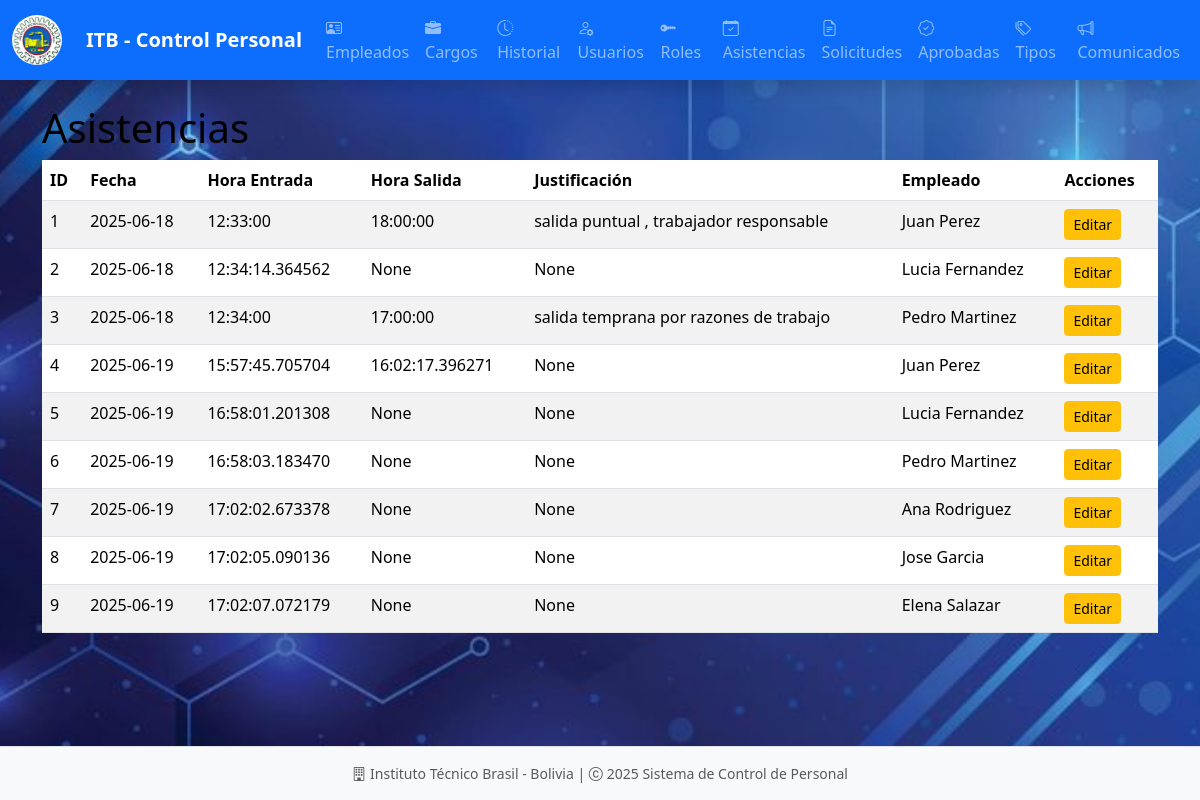
The page /asistencias/ on the database as committed earlier.
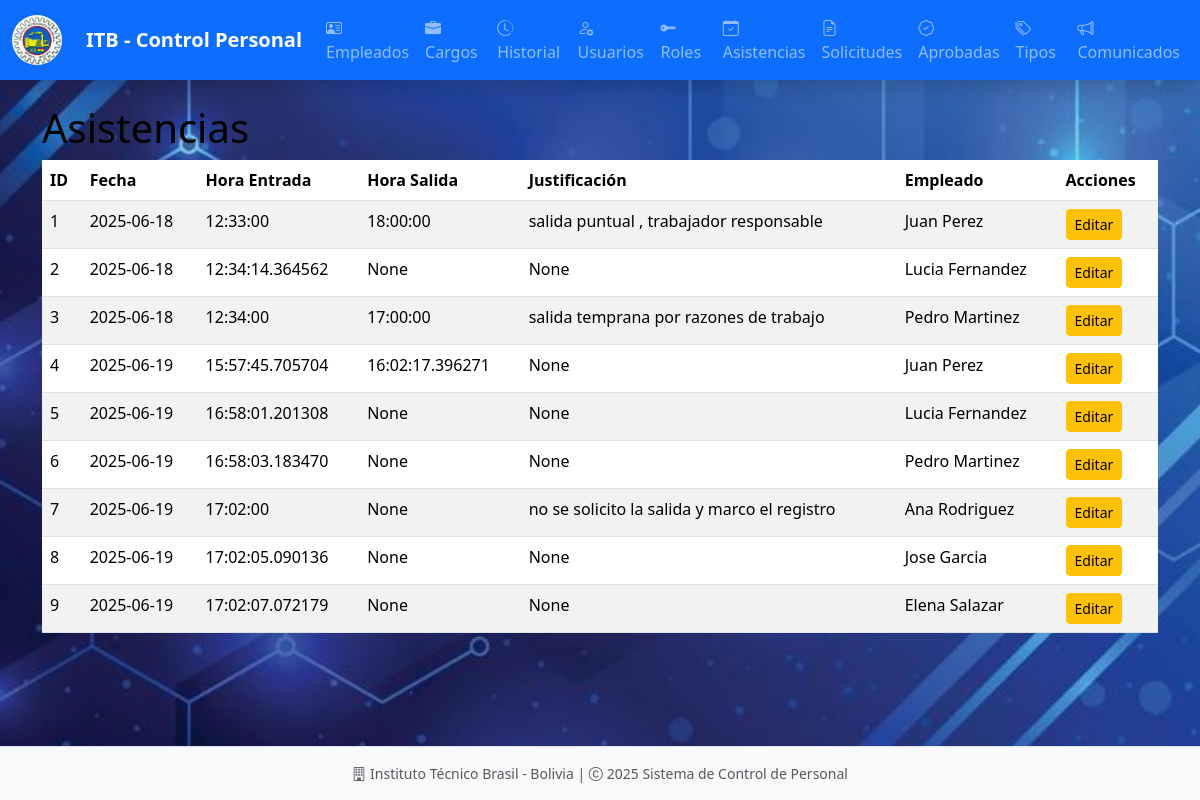
The same page on the database as committed later.
### models/asistencia_model.py (models this page shows, shortened)
class Asistencia(db.Model):
    __tablename__ = "asistencias"
    id = db.Column(db.Integer, primary_key=True)
    fecha = db.Column(db.Date, nullable=False, default=date.today)
    hora_entrada = db.Column(db.Time)
    hora_salida = db.Column(db.Time)
    justificacion = db.Column(db.Text)
    empleado_id = db.Column(db.Integer, db.ForeignKey('empleados.id'), nullable=False)
    empleado = db.relationship('Empleado', back_populates='asistencias')
    @staticmethod
    def get_all():
        return Asistencia.query.all()

### models/empleado_model.py (models this page shows, shortened)
class Empleado(db.Model):
    __tablename__ = "empleados"
    id = db.Column(db.Integer, primary_key=True)
    nombre = db.Column(db.String(255), nullable=False)
    apellido = db.Column(db.String(255), nullable=False)
    ci = db.Column(db.String(20), nullable=False, unique=True)
    email = db.Column(db.String(255), nullable=False, unique=True)
    telefono = db.Column(db.String(20), nullable=False)
    fecha = db.Column(db.DateTime, nullable=False, default=datetime.utcnow)
    cargo_id = db.Column(db.Integer, db.ForeignKey('cargos.id'), nullable=False)
    cargo = db.relationship('Cargo', back_populates='empleados')
    usuarios = db.relationship('Usuario', back_populates='empleado', uselist=False)
    asistencias = db.relationship('Asistencia', back_populates='empleado', cascade='all, delete-orphan')
    historial_laboral = db.relationship('Historial', back_populates='empleado', cascade='all, delete-orphan')
    licencias_aprobadas = db.relationship('LicenciaAprobada', back_populates='empleado', cascade='all, delete-orphan')
    solicitudes_licencia = db.relationship('SolicitudLicencia', back_populates='empleado', cascade='all, delete-orphan')
    def delete(self):
        db.session.delete(self)
        db.session.commit()

### controllers/asistencia_controller.py (the view)
@asistencia_bp.route('/')
def index():
    asistencias = Asistencia.get_all()
    return asistencia_view.list(asistencias)

### run.py (called while the page is built)
@app.context_processor
def inject_active_path():
    def is_active(path):
        return 'active' if request.path == path else ''
    return(dict(is_active = is_active))

### views/asistencia_view.py (called while the page is built)
def list(asistencias):
    return render_template('admin/asistencias/index.html', asistencias=asistencias)

### templates/admin/asistencias/index.html (shortened to what this page needs)
{% extends 'admin/base.html' %}
{% block content %}
<h1>Asistencias</h1>
<table class="table table-striped">
    <thead>
        <tr>
            <th>ID</th>
            <th>Fecha</th>
            <th>Hora Entrada</th>
            <th>Hora Salida</th>
            <th>Justificación</th>
            <th>Empleado</th>
            <th>Acciones</th>
        </tr>
    </thead>
    <tbody>
        {% for a in asistencias %}
        <tr>
            <td>{{ a.id }}</td>
            <td>{{ a.fecha }}</td>
            <td>{{ a.hora_entrada }}</td>
            <td>{{ a.hora_salida }}</td>
            <td>{{ a.justificacion }}</td>
            <td>{{ a.empleado.nombre }} {{ a.empleado.apellido }}</td>
            <td>
                <a href="{{ url_for('asistencia.edit', id=a.id) }}" class="btn btn-warning btn-sm">Editar</a>
            </td>
        </tr>
        {% endfor %}
    </tbody>
</table>
{% endblock %}

Rows that differ between the two databases and show on the page:
changed Asistencia "Ana": hora_entrada "17:02:02.673378" → "17:02:00"; justificacion "None" → "no se solicito la salida y marco el registro"
